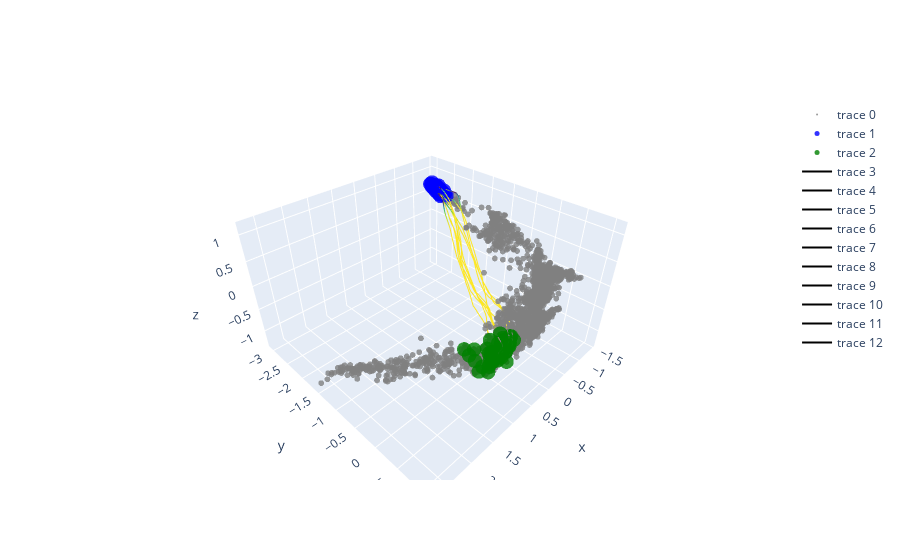

Notebook code for this chart:
### Code cell
# Plot positive_prob of these trajectories
traj.shape # [T, B, D]
traj_flat = traj.flatten(0,1) # [T*B, D]

bs = 32
traj_probs = []
wd_model = wd_model.to(device)
wd_model.eval()
with torch.no_grad():
    for i in range(0, traj_flat.shape[0], bs):
        x_batch = traj_flat[i:i+bs]
        prob = wd_model.positive_proba(x_batch)
        traj_probs.append(prob.cpu().detach().numpy())
traj_probs = np.concatenate(traj_probs, axis=0) # [T*B]
traj_probs = traj_probs.reshape(traj.size(0), traj.size(1)) # [T, B]

fig = go.Figure()
fig.add_trace(go.Scatter3d(x=encodings[:,0], y=encodings[:,1], z=encodings[:,2], 
                           mode='markers', marker=dict(size=2, color='gray', colorscale='Viridis', opacity=0.8)))
fig.add_trace(go.Scatter3d(x=samples_z_point1[:,0], y=samples_z_point1[:,1], z=samples_z_point1[:,2],
                            mode='markers', marker=dict(size=5, color='blue', opacity=0.8)))
fig.add_trace(go.Scatter3d(x=samples_z_point2[:,0], y=samples_z_point2[:,1], z=samples_z_point2[:,2],
                            mode='markers', marker=dict(size=5, color='green', opacity=0.8)))

for i in range(n_samples):
    fig.add_trace(go.Scatter3d(x=z_traj[:,i,0], y=z_traj[:,i,1], z=z_traj[:,i,2],
                                 mode='lines', line=dict(width=2, color=traj_probs[:,i], colorscale='Viridis'),
                                 text=[f'Prob: {p:.2f}' for p in traj_probs[:,i]]))

# annotate points with probability



fig.show()
